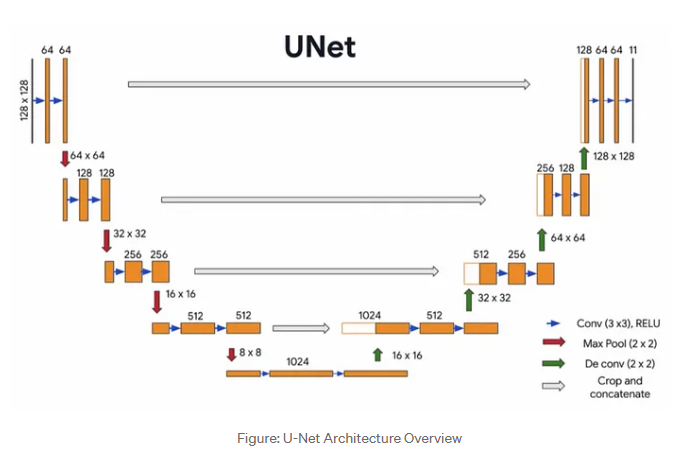
#> input picture Machine Learning/Deep Learning/Diffusion Models/images/unet.png, 673 x 456 px, found by its file name
$ jupyter execute uNet.ipynb
#> lines starting #> are read from the running program, lines starting #| are printed output that depends on the picture
1. [UNet](#unet)

#### UNet:
- it is used in latent diffusion models and image segmentation (object detection)
- UNet's also have skip connections
- it consister of 3 important feature
    - Encoder:
        - use small 3x3 filters to scan, find and extract features
        - applies relu to add non linearity to the network
            - non linear activation functions are used to learn complex data relationships
        - 2x2 max pooling to shrink image size thereby resulting in dimensionality reduction
    - Bottleneck Layer:
        - its the place where the important extracted feature are in latent space and compressed
    - Decoder:
        - uses upsampling to increase image size and get back to original image size
        - combines information from encoder via skip connections
    - 1x1 convolution:
        - at the end we use 1x1 convolution to generate segmentation map

[cell 1]
from PIL import Image
from IPython.display import display

img = Image.open('images/unet.png')
#> img is the input picture: PIL image 673x456 RGBA; mean R, G, B, A 246.6, 244.3, 242, 255
new_image = img.resize((780, 530))
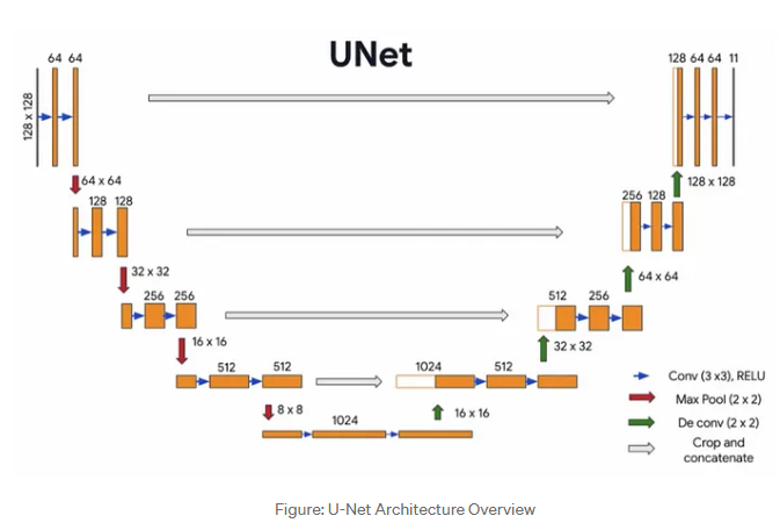
#> new_image: PIL image 780x530 RGBA; mean R, G, B, A 246.5, 244.3, 242, 255
display(new_image)
